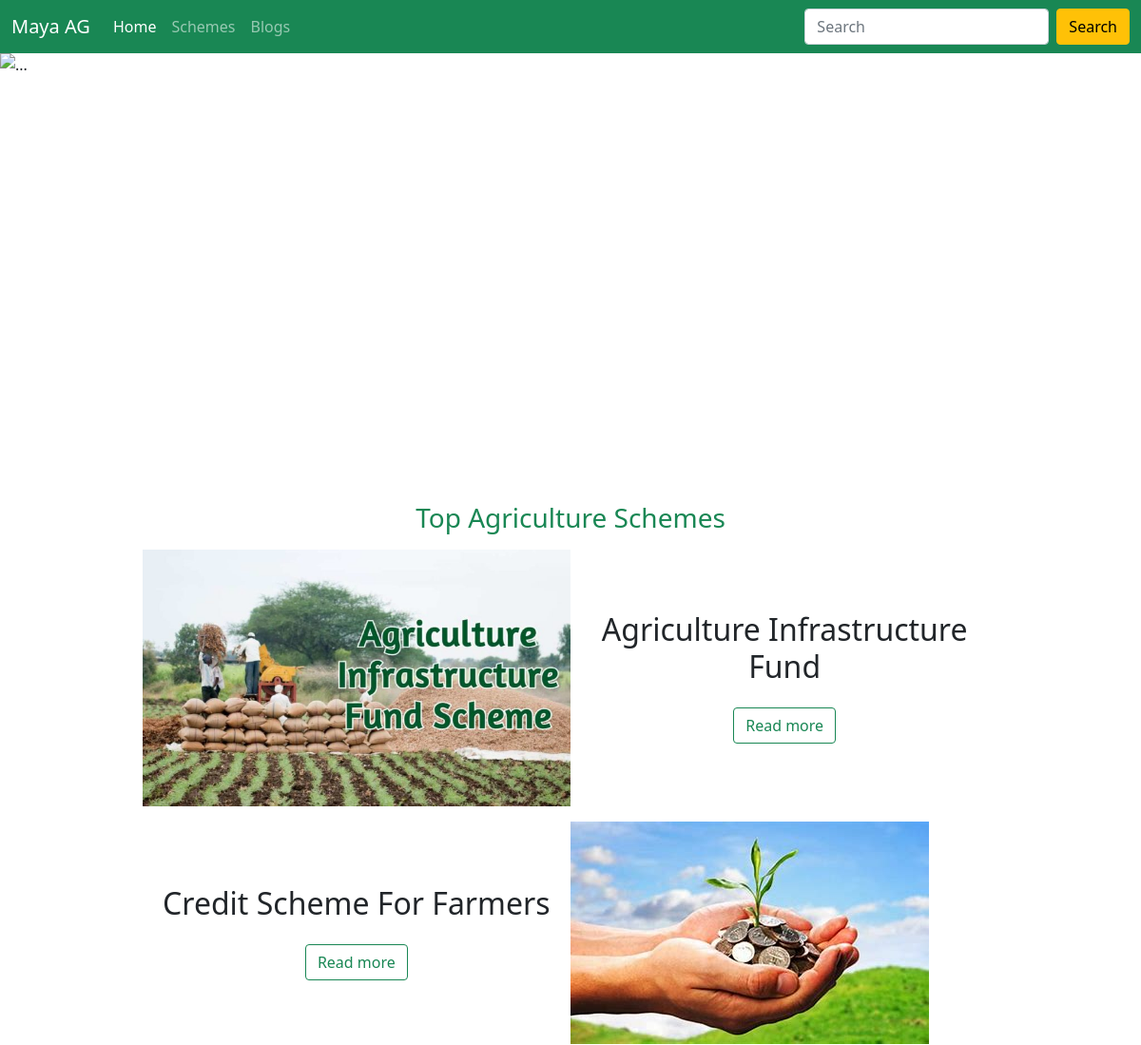
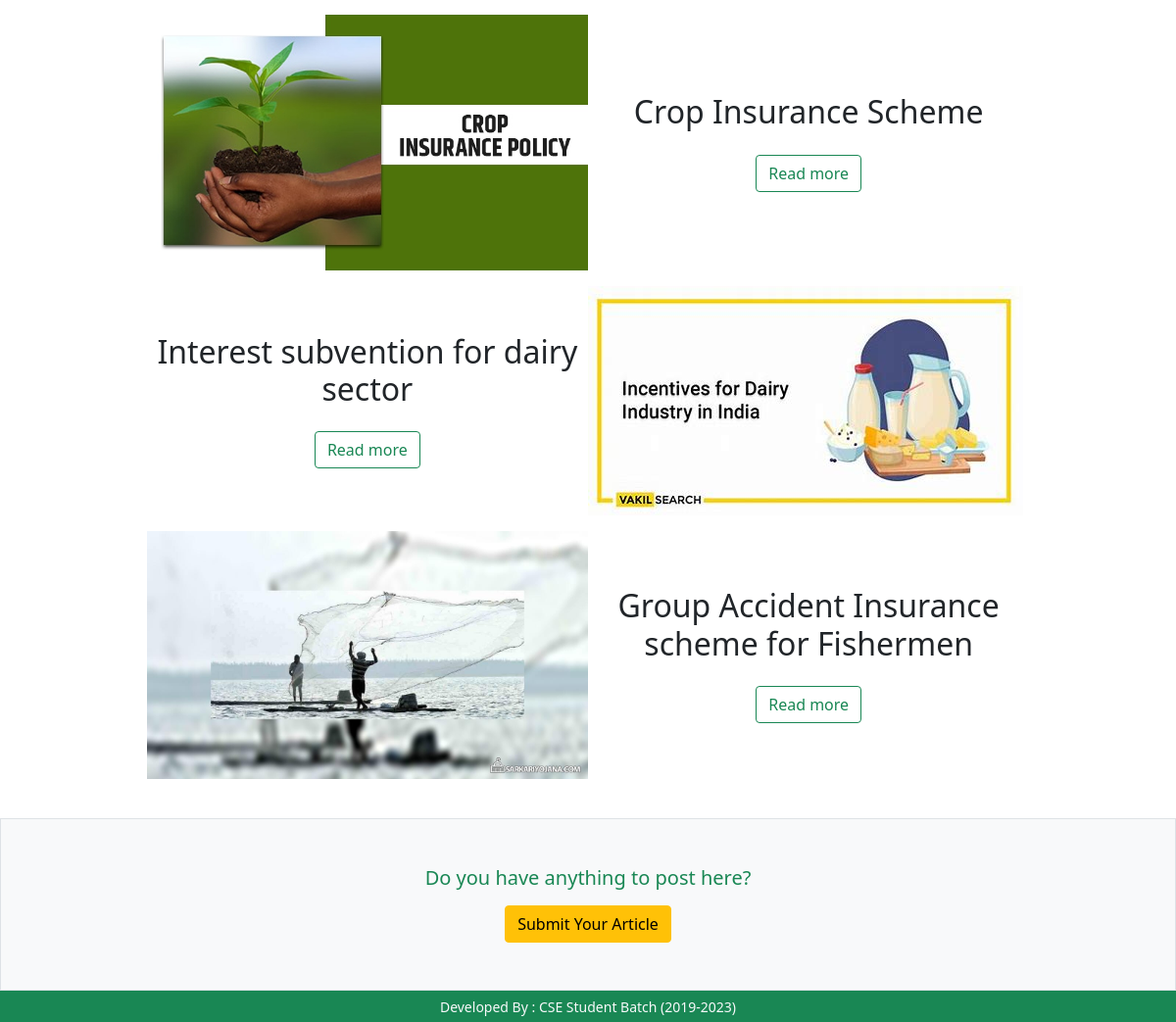
The page / on the database its author committed (2 pictures, top to bottom).
### tables this page shows
CREATE TABLE `posts` (
  `id` bigint(20) NOT NULL,
  `title` varchar(255) NOT NULL,
  `author` varchar(50) NOT NULL,
  `type` varchar(20) NOT NULL,
  `date` date NOT NULL DEFAULT current_timestamp(),
  `description` text NOT NULL,
  `image` varchar(255) NOT NULL,
  `status` int(11) NOT NULL
);

### index.php (the view, shortened to what this page needs)
<?php
  include_once('./php/connect.php');
?>
<!DOCTYPE html>
<html lang="en">
  <head>
    <link
      href="https://cdn.jsdelivr.net/npm/bootstrap@5.0.2/dist/css/bootstrap.min.css"
      rel="stylesheet"
    />
  </head>
  <body>
    <nav class="navbar navbar-expand-lg navbar-dark bg-success">
      <div class="container-fluid">
        <a class="navbar-brand" href="./">Maya AG</a>
        <div class="collapse navbar-collapse" id="navbarSupportedContent">
          <ul class="navbar-nav me-auto mb-2 mb-lg-0">
            <li class="nav-item">
              <a class="nav-link active" aria-current="page" href="./">Home</a>
            </li>
            <li class="nav-item">
              <a class="nav-link " href="./schemas.php">Schemes</a>
            </li>
            <li class="nav-item">
              <a class="nav-link " href="./blogs.php">Blogs</a>
            </li>
          </ul>
          <form class="d-flex" action="./search.php" method="get">
            <input
              class="form-control me-2"
              type="search"
              placeholder="Search"
              aria-label="Search"
              name="query"
            />
            <button class="btn btn-warning" type="submit">Search</button>
          </form>
        </div>
      </div>
    </nav>
    <div style="min-height:90vh;">
      <div
        id="carouselExampleCaptions"
        class="carousel slide"
        data-bs-ride="carousel"
      >
        <div class="carousel-inner">
          <div class="carousel-item active">
            <img
              src="https://images.pexels.com/photos/2131784/pexels-photo-2131784.jpeg?auto=compress&cs=tinysrgb&w=1260&h=750&dpr=1"
              class="d-block w-100"
              style="height: 55vh; object-fit: cover"
              alt="..."
            />
            <div class="carousel-caption d-block d-md-block">
            </div>
          </div>
        </div>
        <button
          class="carousel-control-prev"
          type="button"
          data-bs-target="#carouselExampleCaptions"
          data-bs-slide="prev"
        >
          <span class="carousel-control-prev-icon" aria-hidden="true"></span>
        </button>
        <button
          class="carousel-control-next"
          type="button"
          data-bs-target="#carouselExampleCaptions"
          data-bs-slide="next"
        >
          <span class="carousel-control-next-icon" aria-hidden="true"></span>
        </button>
      </div>
      <div class="container  my-4">
        <div class="p-2 d-flex flex-column align-items-center">
          <h3 class="text-success text-center ">Top Agriculture Schemes</h3>
          <div class="col-md-10 schemes " >
            <?php
              $sql = "select * from posts where type='scheme' and status=1  limit 5";
              $result=mysqli_query($conn,$sql);
              if(mysqli_num_rows($result)>0){
                while($row=mysqli_fetch_assoc($result)){
                   echo '
                   <div class="align-items-center p-2 d-flex">
                   <div class="col-6 text-center">
                       <h3 class="fs-2">'.$row['title'].'</h3>
                       <a href="./details.php?id='.$row['id'].'" class="btn btn-outline-success mt-3" >Read more</a>
                   </div>
                   <div class="col-6">
                      <img class="img-thumnail img-fluid" height="100px" src="'.$row['image'].'" alt="">
                   </div>
               </div>';
                }
              }
            ?>
          </div>
        </div>
      </div>
      <div class="bg-light border text-center p-5  ">
           <h5 class="text-success mb-3">Do you have anything to post here?</h3>
           <a href="./create.php" class="btn btn-warning">Submit Your Article</a>
      </div>
    </div>
    <footer>
      <div class="bg-success py-1 text-center text-light ">
        <small> Developed By : CSE Student Batch (2019-2023) </small>
      </div>
    </footer>
  </body>
</html>

### index.php (style rules this page uses)
.schemes :nth-child(2n-1) { flex-direction: row-reverse; }

### rows shown on the page
posts: title "Agriculture Infrastructure Fund", image (picture)
posts: title "Credit Scheme For Farmers", image (picture)
posts: title "Crop Insurance Scheme", image (picture)
posts: title "Interest subvention for dairy sector", image (picture)
posts: title "Group Accident Insurance scheme for Fishermen", image (picture)
